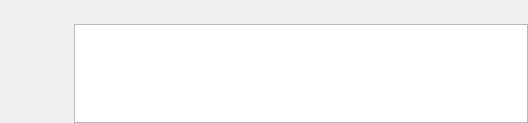
<?xml version="1.0" encoding="UTF-8"?>
<ui version="4.0">
 <class>DTMessageBox</class>
 <widget class="QWidget" name="DTMessageBox">
  <property name="geometry">
   <rect>
    <x>0</x>
    <y>0</y>
    <width>528</width>
    <height>123</height>
   </rect>
  </property>
  <property name="windowTitle">
   <string>DTMessageBox</string>
  </property>
  <layout class="QHBoxLayout" name="horizontalLayout">
   <property name="spacing">
    <number>10</number>
   </property>
   <property name="leftMargin">
    <number>0</number>
   </property>
   <property name="topMargin">
    <number>10</number>
   </property>
   <property name="rightMargin">
    <number>0</number>
   </property>
   <property name="bottomMargin">
    <number>0</number>
   </property>
   <item>
    <layout class="QVBoxLayout" name="verticalLayout">
     <property name="spacing">
      <number>0</number>
     </property>
     <item>
      <widget class="QLabel" name="label_icon">
       <property name="sizePolicy">
        <sizepolicy hsizetype="Fixed" vsizetype="Fixed">
         <horstretch>0</horstretch>
         <verstretch>0</verstretch>
        </sizepolicy>
       </property>
       <property name="minimumSize">
        <size>
         <width>64</width>
         <height>64</height>
        </size>
       </property>
       <property name="maximumSize">
        <size>
         <width>64</width>
         <height>64</height>
        </size>
       </property>
       <property name="text">
        <string/>
       </property>
       <property name="scaledContents">
        <bool>true</bool>
       </property>
       <property name="alignment">
        <set>Qt::AlignLeading|Qt::AlignLeft|Qt::AlignVCenter</set>
       </property>
      </widget>
     </item>
     <item>
      <spacer name="verticalSpacer">
       <property name="orientation">
        <enum>Qt::Vertical</enum>
       </property>
       <property name="sizeHint" stdset="0">
        <size>
         <width>0</width>
         <height>20</height>
        </size>
       </property>
      </spacer>
     </item>
    </layout>
   </item>
   <item>
    <layout class="QVBoxLayout" name="verticalLayout_2">
     <property name="spacing">
      <number>0</number>
     </property>
     <item>
      <widget class="QLabel" name="label_text">
       <property name="sizePolicy">
        <sizepolicy hsizetype="MinimumExpanding" vsizetype="Maximum">
         <horstretch>0</horstretch>
         <verstretch>0</verstretch>
        </sizepolicy>
       </property>
       <property name="minimumSize">
        <size>
         <width>0</width>
         <height>0</height>
        </size>
       </property>
       <property name="text">
        <string/>
       </property>
       <property name="textFormat">
        <enum>Qt::AutoText</enum>
       </property>
       <property name="scaledContents">
        <bool>false</bool>
       </property>
       <property name="alignment">
        <set>Qt::AlignLeading|Qt::AlignLeft|Qt::AlignTop</set>
       </property>
       <property name="wordWrap">
        <bool>true</bool>
       </property>
       <property name="margin">
        <number>0</number>
       </property>
       <property name="textInteractionFlags">
        <set>Qt::LinksAccessibleByMouse|Qt::TextSelectableByMouse</set>
       </property>
      </widget>
     </item>
     <item>
      <widget class="QTextBrowser" name="textBrowser">
       <property name="minimumSize">
        <size>
         <width>400</width>
         <height>50</height>
        </size>
       </property>
      </widget>
     </item>
    </layout>
   </item>
  </layout>
 </widget>
 <resources>
  <include location="../DT.qrc"/>
 </resources>
 <connections/>
</ui>
